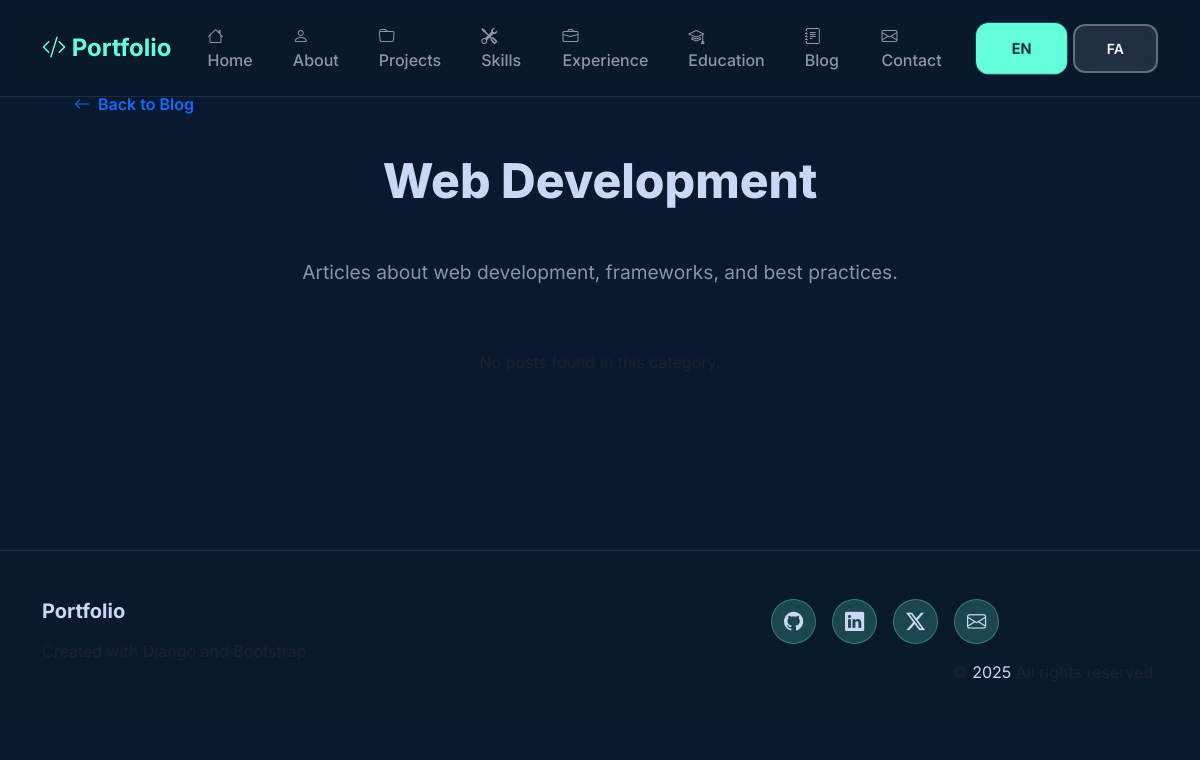
/blog/category/web-development/, run on an earlier commit of the app's database.
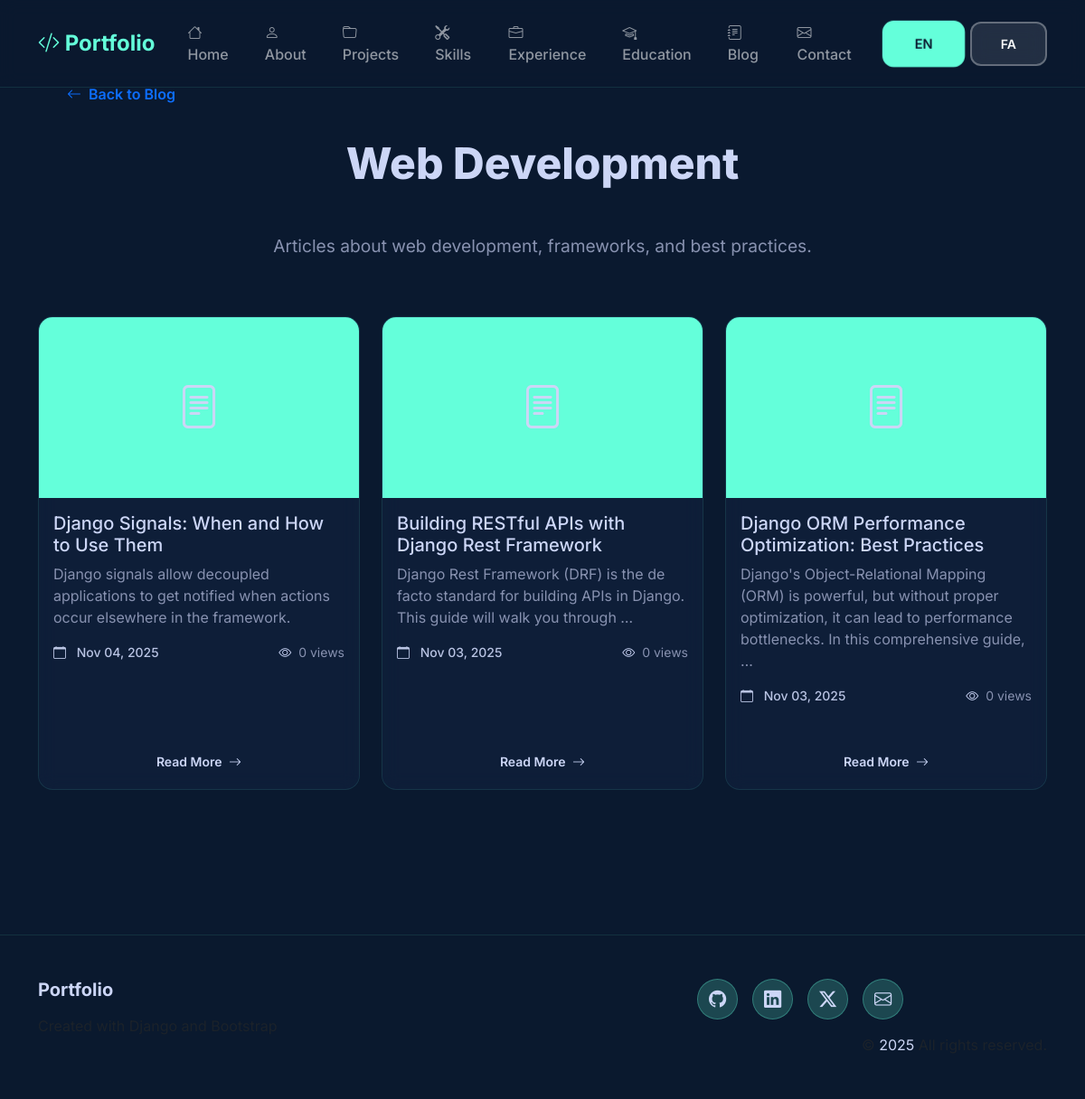
And on a later commit of the database.
### blog/models.py (models this page shows, shortened)
class BlogPost(models.Model):
    title_en = models.CharField(max_length=200, verbose_name=_('Title (English)'))
    title_fa = models.CharField(max_length=200, blank=True, verbose_name=_('Title (Persian)'))
    slug = models.SlugField(max_length=200, unique=True, blank=True, verbose_name=_('Slug'))
    content_en = models.TextField(verbose_name=_('Content (English)'))
    content_fa = models.TextField(blank=True, verbose_name=_('Content (Persian)'))
    featured_image = models.ImageField(upload_to='blog/', blank=True, null=True, verbose_name=_('Featured Image'))
    author = models.ForeignKey(User, on_delete=models.CASCADE, verbose_name=_('Author'))
    category = models.ForeignKey(Category, on_delete=models.SET_NULL, null=True, blank=True, verbose_name=_('Category'))
    published = models.BooleanField(default=False, verbose_name=_('Published'))
    created_at = models.DateTimeField(auto_now_add=True, verbose_name=_('Created At'))
    updated_at = models.DateTimeField(auto_now=True, verbose_name=_('Updated At'))
    views = models.IntegerField(default=0, verbose_name=_('Views'))
    class Meta:
        verbose_name = _('Blog Post')
        verbose_name_plural = _('Blog Posts')
        ordering = ['-created_at']
    def get_title(self, language=None):
        from django.utils.translation import get_language
        if language is None:
            language = get_language()
        return self.title_fa if language == 'fa' and self.title_fa else self.title_en
    def get_content(self, language=None):
        from django.utils.translation import get_language
        if language is None:
            language = get_language()
        return self.content_fa if language == 'fa' and self.content_fa else self.content_en

### blog/views.py (the view)
# urls.py: path('category/<slug:slug>/', views.blog_category, name='blog_category'),
def blog_category(request, slug):
    language = get_language()
    category = get_object_or_404(Category, slug=slug)
    posts = BlogPost.objects.filter(category=category, published=True)
    paginator = Paginator(posts, 6)
    page_number = request.GET.get('page')
    page_obj = paginator.get_page(page_number)
    categories = Category.objects.all()
    context = {
        'category': category,
        'page_obj': page_obj,
        'posts': page_obj,
        'categories': categories,
        'language': language,
    }
    return render(request, 'blog/blog_category.html', context)

### blog/models.py (called while the page is built)
    def get_name(self, language=None):
        from django.utils.translation import get_language
        if language is None:
            language = get_language()
        return self.name_fa if language == 'fa' and self.name_fa else self.name_en

    def get_description(self, language=None):
        from django.utils.translation import get_language
        if language is None:
            language = get_language()
        return self.description_fa if language == 'fa' and self.description_fa else self.description_en

### portfolio/context_processors.py (called while the page is built)
def language_context(request):
    return {
        'CURRENT_LANGUAGE': get_language(),
    }

### blog/templates/blog/blog_category.html (shortened to what this page needs)
{% extends 'base.html' %}
{% load i18n %}
{% load portfolio_tags %}
{% get_current_language as LANGUAGE_CODE %}
{% block content %}
<section class="section">
    <div class="container">
        <a href="{% url 'blog_list' %}" class="btn btn-outline-primary mb-4" data-aos="fade-right">
            <i class="bi bi-arrow-left me-2"></i>{% trans 'Back to Blog' %}
        </a>
        <h2 class="section-title" data-aos="fade-up">{{ category.get_name }}</h2>
        {% if category.get_description %}
        <p class="section-subtitle" data-aos="fade-up" data-aos-delay="100">{{ category.get_description }}</p>
        {% endif %}
        <div class="row g-4">
            {% for post in page_obj %}
            <div class="col-md-6 col-lg-4" data-aos="fade-up" data-aos-delay="{{ forloop.counter0|add:'100' }}">
                <div class="card h-100">
                    {% if post.featured_image %}
                    <img src="{{ post.featured_image.url }}" class="card-img-top"
                         alt="{{ post.get_title }}" style="height: 200px; object-fit: cover;">
                    {% else %}
                    <div class="card-img-top bg-gradient-primary d-flex align-items-center justify-content-center"
                         style="height: 200px;">
                        <i class="bi bi-file-text" style="font-size: 3rem; color: rgba(255,255,255,0.5);"></i>
                    </div>
                    {% endif %}
                    <div class="card-body">
                        <h5 class="card-title">{{ post.get_title }}</h5>
                        <p class="card-text text-muted">{{ post.get_content|truncatewords:20 }}</p>
                        <div class="d-flex justify-content-between align-items-center mb-3">
                            <small class="blog-date">
                                <i class="bi bi-calendar"></i>
                                {% if LANGUAGE_CODE == 'fa' %}
                                    {{ post.created_at|jalali_date:"%d %B %Y" }}
                                {% else %}
                                    {{ post.created_at|date:"M d, Y" }}
                                {% endif %}
                            </small>
                            <small class="text-muted blog-views">
                                <i class="bi bi-eye"></i>{{ post.views }} {% trans 'views' %}
                            </small>
                        </div>
                    </div>
                    <div class="card-footer bg-transparent border-top-0">
                        <a href="{% url 'blog_detail' post.slug %}" class="btn btn-sm btn-outline-primary w-100">
                            {% trans 'Read More' %} <i class="bi bi-arrow-right ms-1"></i>
                        </a>
                    </div>
                </div>
            </div>
            {% empty %}
            <div class="col-12 text-center">
                <p class="text-muted">{% trans 'No posts found in this category.' %}</p>
            </div>
            {% endfor %}
        </div>
    </div>
</section>
{% endblock %}

What changed in the data, as far as the page shows it:
added BlogPost: get_title "Django Signals: When and How to Use Them", get_content "Django signals allow decoupled applications to get notified when actions occur elsewhere in the framework.", created_at "Nov 04, 2025", views "0"
now on this page (row edited): BlogPost: get_title "Building RESTful APIs with Django Rest Framework", get_content "Django Rest Framework (DRF) is the de facto standard for building APIs in Django. This guide will walk you through …", created_at "Nov 03, 2025", views "0"
now on this page (row edited): BlogPost: get_title "Django ORM Performance Optimization: Best Practices", get_content "Django's Object-Relational Mapping (ORM) is powerful, but without proper optimization, it can lead to performance bottlenecks. In this comprehensive guide, …", created_at "Nov 03, 2025", views "0"
